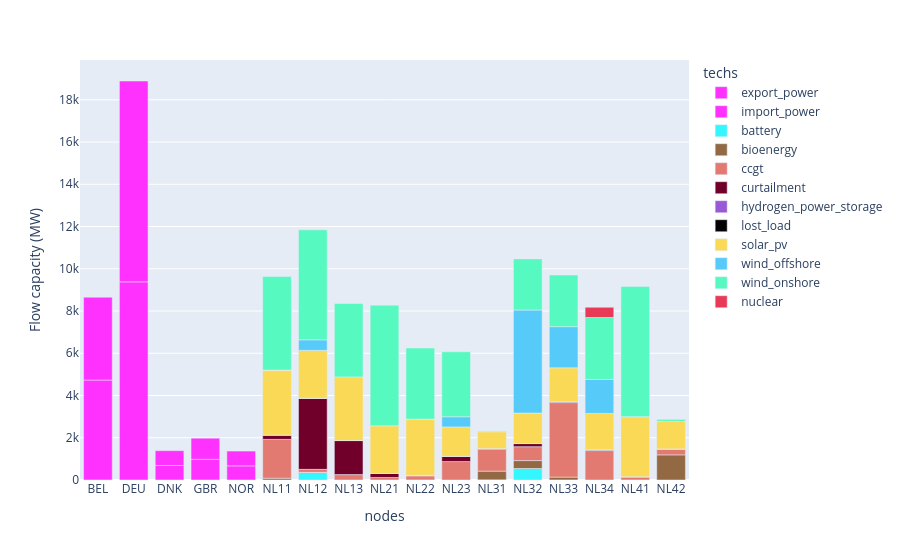

This figure's notebook cell:
### Code cell
plot_capacity('results/spores/spore_baseline.nc', exclude_transmission=True, colors=colours)

### Figure 1 — Plotly figure (JSON) as saved in the notebook; plotly's stock layout.template omitted (floating-point values rounded to 4 significant figures)
{"data": [{"hovertemplate": "techs=export_power<br>nodes=%{x}<br>Flow capacity (MW)=%{y}<extra></extra>", "legendgroup": "export_power", "marker": {"color": "#ff31fe", "pattern": {"shape": ""}}, "name": "export_power", "orientation": "v", "showlegend": true, "textposition": "auto", "type": "bar", "x": ["BEL", "DEU", "DNK", "GBR", "NOR"], "xaxis": "x", "y": [4731.0, 9380.0, 687.9, 979.3, 670.0], "yaxis": "y"}, {"hovertemplate": "techs=import_power<br>nodes=%{x}<br>Flow capacity (MW)=%{y}<extra></extra>", "legendgroup": "import_power", "marker": {"color": "#ff31fe", "pattern": {"shape": ""}}, "name": "import_power", "orientation": "v", "showlegend": true, "textposition": "auto", "type": "bar", "x": ["BEL", "DEU", "DNK", "GBR", "NOR"], "xaxis": "x", "y": [3922.0, 9509.0, 700.0, 1000.0, 700.0], "yaxis": "y"}, {"hovertemplate": "techs=battery<br>nodes=%{x}<br>Flow capacity (MW)=%{y}<extra></extra>", "legendgroup": "battery", "marker": {"color": "#33F6FF", "pattern": {"shape": ""}}, "name": "battery", "orientation": "v", "showlegend": true, "textposition": "auto", "type": "bar", "x": ["NL11", "NL12", "NL13", "NL21", "NL22", "NL23", "NL31", "NL32", "NL33", "NL34", "NL41", "NL42"], "xaxis": "x", "y": [0.4331, 360.0, 0.8358, 0.5181, 0.5198, 0.5754, 7.554, 544.3, 2.155, 0.02719, 0.4529, 0.3563], "yaxis": "y"}, {"hovertemplate": "techs=bioenergy<br>nodes=%{x}<br>Flow capacity (MW)=%{y}<extra></extra>", "legendgroup": "bioenergy", "marker": {"color": "#936944", "pattern": {"shape": ""}}, "name": "bioenergy", "orientation": "v", "showlegend": true, "textposition": "auto", "type": "bar", "x": ["NL11", "NL12", "NL13", "NL21", "NL22", "NL23", "NL31", "NL32", "NL33", "NL34", "NL41", "NL42"], "xaxis": "x", "y": [85.0, 0.09288, 0.2141, 0.2878, 2.149, 0.3017, 412.5, 374.8, 135.0, 0.01358, 1.06, 1189.0], "yaxis": "y"}, {"hovertemplate": "techs=ccgt<br>nodes=%{x}<br>Flow capacity (MW)=%{y}<extra></extra>", "legendgroup": "ccgt", "marker": {"color": "#E37A72", "pattern": {"shape": ""}}, "name": "ccgt", "orientation": "v", "showlegend": true, "textposition": "auto", "type": "bar", "x": ["NL11", "NL12", "NL13", "NL21", "NL22", "NL23", "NL31", "NL32", "NL33", "NL34", "NL41", "NL42"], "xaxis": "x", "y": [1837.0, 144.0, 254.0, 119.0, 193.0, 872.0, 1034.0, 658.0, 3528.0, 1393.0, 132.0, 283.0], "yaxis": "y"}, {"hovertemplate": "techs=curtailment<br>nodes=%{x}<br>Flow capacity (MW)=%{y}<extra></extra>", "legendgroup": "curtailment", "marker": {"color": "#70002a", "pattern": {"shape": ""}}, "name": "curtailment", "orientation": "v", "showlegend": true, "textposition": "auto", "type": "bar", "x": ["NL11", "NL12", "NL13", "NL21", "NL22", "NL23", "NL31", "NL32", "NL33", "NL34", "NL41", "NL42"], "xaxis": "x", "y": [204.6, 3368.0, 1613.0, 192.1, 28.69, 249.3, 32.38, 149.2, 41.32, 39.1, 24.62, 0.008089], "yaxis": "y"}, {"hovertemplate": "techs=hydrogen_power_storage<br>nodes=%{x}<br>Flow capacity (MW)=%{y}<extra></extra>", "legendgroup": "hydrogen_power_storage", "marker": {"color": "#9958D6", "pattern": {"shape": ""}}, "name": "hydrogen_power_storage", "orientation": "v", "showlegend": true, "textposition": "auto", "type": "bar", "x": ["NL11", "NL12", "NL13", "NL21", "NL22", "NL23", "NL31", "NL32", "NL33", "NL34", "NL41", "NL42"], "xaxis": "x", "y": [0.207, 0.3951, 0.2596, 0.2237, 0.2129, 0.2316, 0.247, 0.2625, 0.2423, 0.01685, 0.2028, 0.187], "yaxis": "y"}, {"hovertemplate": "techs=lost_load<br>nodes=%{x}<br>Flow capacity (MW)=%{y}<extra></extra>", "legendgroup": "lost_load", "marker": {"color": "#030303", "pattern": {"shape": ""}}, "name": "lost_load", "orientation": "v", "showlegend": true, "textposition": "auto", "type": "bar", "x": ["NL11", "NL12", "NL13", "NL21", "NL22", "NL23", "NL31", "NL32", "NL33", "NL34", "NL41", "NL42"], "xaxis": "x", "y": [3.756e-08, 3.756e-08, 3.757e-08, 3.756e-08, 3.756e-08, 3.756e-08, 3.757e-08, 3.757e-08, 3.757e-08, 3.751e-08, 3.756e-08, 3.756e-08], "yaxis": "y"}, {"hovertemplate": "techs=solar_pv<br>nodes=%{x}<br>Flow capacity (MW)=%{y}<extra></extra>", "legendgroup": "solar_pv", "marker": {"color": "#F9D956", "pattern": {"shape": ""}}, "name": "solar_pv", "orientation": "v", "showlegend": true, "textposition": "auto", "type": "bar", "x": ["NL11", "NL12", "NL13", "NL21", "NL22", "NL23", "NL31", "NL32", "NL33", "NL34", "NL41", "NL42"], "xaxis": "x", "y": [3074.0, 2265.0, 3013.0, 2252.0, 2658.0, 1390.0, 802.6, 1443.0, 1603.0, 1719.0, 2836.0, 1303.0], "yaxis": "y"}, {"hovertemplate": "techs=wind_offshore<br>nodes=%{x}<br>Flow capacity (MW)=%{y}<extra></extra>", "legendgroup": "wind_offshore", "marker": {"color": "#56CBF9", "pattern": {"shape": ""}}, "name": "wind_offshore", "orientation": "v", "showlegend": true, "textposition": "auto", "type": "bar", "x": ["NL11", "NL12", "NL22", "NL23", "NL31", "NL32", "NL33", "NL34", "NL41"], "xaxis": "x", "y": [0.0004666, 498.6, 1.0, 480.3, 2.0, 4878.0, 1951.0, 1612.0, 6.0], "yaxis": "y"}, {"hovertemplate": "techs=wind_onshore<br>nodes=%{x}<br>Flow capacity (MW)=%{y}<extra></extra>", "legendgroup": "wind_onshore", "marker": {"color": "#56F9C0", "pattern": {"shape": ""}}, "name": "wind_onshore", "orientation": "v", "showlegend": true, "textposition": "auto", "type": "bar", "x": ["NL11", "NL12", "NL13", "NL21", "NL22", "NL23", "NL31", "NL32", "NL33", "NL34", "NL41", "NL42"], "xaxis": "x", "y": [4431.0, 5206.0, 3475.0, 5712.0, 3362.0, 3075.0, 30.36, 2420.0, 2444.0, 2930.0, 6157.0, 96.49], "yaxis": "y"}, {"hovertemplate": "techs=nuclear<br>nodes=%{x}<br>Flow capacity (MW)=%{y}<extra></extra>", "legendgroup": "nuclear", "marker": {"color": "#e83a57", "pattern": {"shape": ""}}, "name": "nuclear", "orientation": "v", "showlegend": true, "textposition": "auto", "type": "bar", "x": ["NL34"], "xaxis": "x", "y": [485.0], "yaxis": "y"}], "layout": {"barmode": "relative", "legend": {"title": {"text": "techs"}, "tracegroupgap": 0}, "margin": {"t": 60}, "xaxis": {"anchor": "y", "domain": [0, 1], "title": {"text": "nodes"}}, "yaxis": {"anchor": "x", "domain": [0, 1], "title": {"text": "Flow capacity (MW)"}}}}
